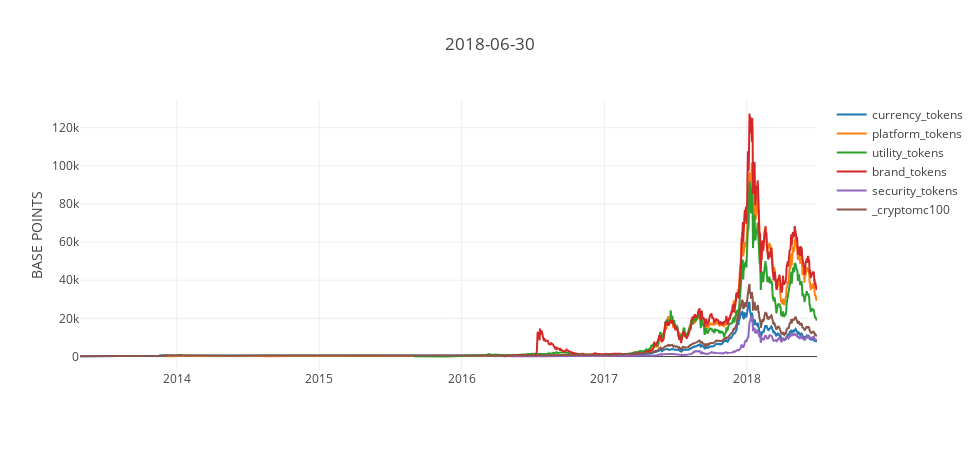

Notebook cell for this chart:
### Code cell
#plot all indexs
kpi.benchmark_same_axe(my_index, until)

### Figure 1 — Plotly figure (JSON) as saved in the notebook; plotly's stock layout.template omitted (floating-point values rounded to 4 significant figures; data arrays with more than 128 entries replaced by an {"elided": "..."} marker saying what was removed)
{"data": [{"name": "currency_tokens", "type": "scatter", "uid": "4afc1581-4eb1-4857-89d8-5bb137f2241c", "x": {"elided": "1890 str values"}, "y": {"elided": "1890 float values"}}, {"name": "platform_tokens", "type": "scatter", "uid": "4daa3242-13f6-47c5-9de9-a0326b1663d3", "x": {"elided": "1670 str values"}, "y": {"elided": "1670 float values"}}, {"name": "utility_tokens", "type": "scatter", "uid": "315635b6-0acb-4691-9c2c-b8e8cab11d2e", "x": {"elided": "1035 str values"}, "y": {"elided": "1035 float values"}}, {"name": "brand_tokens", "type": "scatter", "uid": "45e80d09-e3aa-484f-83d0-a1421388ec39", "x": {"elided": "804 str values"}, "y": {"elided": "804 float values"}}, {"name": "security_tokens", "type": "scatter", "uid": "6cc9935a-fc7e-4e54-b792-e41db8ec41ab", "x": {"elided": "787 str values"}, "y": {"elided": "787 float values"}}, {"name": "_cryptomc100", "type": "scatter", "uid": "22281ff8-ef15-4924-871c-d5a3110d24fb", "x": {"elided": "1890 str values"}, "y": {"elided": "1890 float values"}}], "layout": {"height": 450, "title": {"text": "2018-06-30"}, "width": 980, "yaxis": {"title": {"text": "BASE POINTS"}}}}
